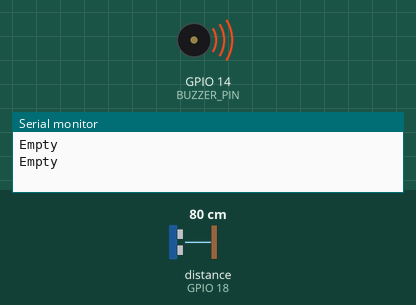
This sketch was run on a simulated ESP32. On the bench: buzzer (waves = sounding, pin HIGH), the last lines printed to the serial monitor. Wiring (inferred from the names in the program): ultrasonic range finder: trigger GPIO 5; echo GPIO 18. The test bench sets the inputs (shaded band); at power-on: distance to the obstacle (sensor on GPIO 18) 80 cm. The echo pulse lasts 58.3 µs per cm; pins used as bus, display or sensor lines are not drawn.

Above: at 5.8 s.
5.9 s: distance to the obstacle (sensor on GPIO 18) set to 22 cm
11.9 s: distance to the obstacle (sensor on GPIO 18) set to 17 cm
At 15.8 s:
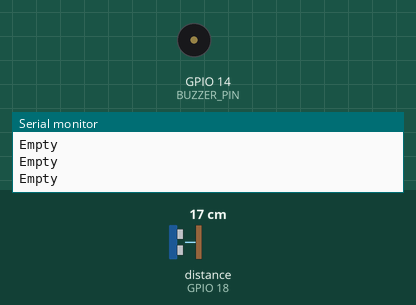
17.9 s: distance to the obstacle (sensor on GPIO 18) set to 35 cm
At 20.9 s:
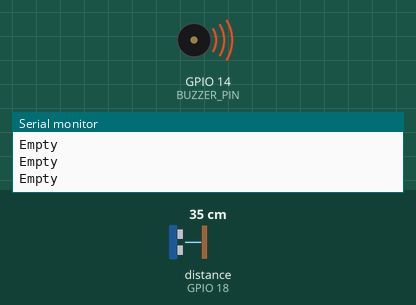
23.9 s: distance to the obstacle (sensor on GPIO 18) set to 9 cm
At 25.9 s:
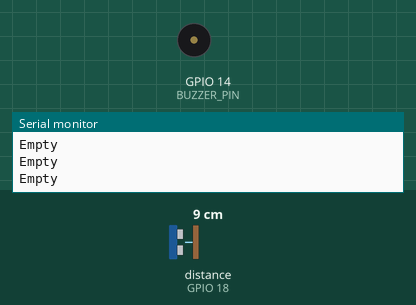
Timing chart, 0 to 27.4 s (numbered marks = the images above; inputs shaded):
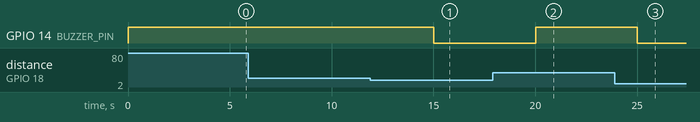

The sketch:

Smart_Tank.ino
```cpp
/*
 * This ESP32 code is created by esp32io.com
 *
 * This ESP32 code is released in the public domain
 *
 * For more detail (instruction and wiring diagram), visit https://esp32io.com/tutorials/esp32-ultrasonic-sensor-piezo-buzzer
 */

#define TRIG_PIN   5 // ESP32 pin GIOP26 connected to Ultrasonic Sensor's TRIG pin
#define ECHO_PIN   18 // ESP32 pin GIOP25 connected to Ultrasonic Sensor's ECHO pin
#define BUZZER_PIN 14 // ESP32 pin GIOP17 connected to Piezo Buzzer's pi
//#define l 2 // ESP32 pin GIOP17 connected to Piezo Buzzer's pin

#define DISTANCE_THRESHOLD 5 // centimeters

// variables will change:
float duration_us, distance_cm;

void setup() {
  Serial.begin (9600);         // initialize serial port
  pinMode(TRIG_PIN, OUTPUT);   // set ESP32 pin to output mode
  pinMode(ECHO_PIN, INPUT);    // set ESP32 pin to input mode
  pinMode(BUZZER_PIN, OUTPUT); // set ESP32 pin to output mode
}

void loop() {
  // generate 10-microsecond pulse to TRIG pin
  digitalWrite(TRIG_PIN, HIGH);
  delayMicroseconds(10);
  digitalWrite(TRIG_PIN, LOW);

  // measure duration of pulse from ECHO pin
  duration_us = pulseIn(ECHO_PIN, HIGH);
  // calculate the distance
  distance_cm = 0.017 * duration_us;

  if (distance_cm < DISTANCE_THRESHOLD){
    digitalWrite(BUZZER_PIN, HIGH);
      Serial.println("Full");
  }
  else if(distance_cm >12 && distance_cm<13  )
  {
          digitalWrite(BUZZER_PIN, LOW);
          Serial.println("Half");
  }  // turn off Piezo Buzzer
  else if(distance_cm>19)
  {
          digitalWrite(BUZZER_PIN, HIGH);
          Serial.println("Empty");
  }
  else {
    digitalWrite(BUZZER_PIN, LOW);
  }

  delay(5000);
}
```

Measured:
- the behaviour switches between 20 and 19 cm on distance to the obstacle (sensor on GPIO 18) (found by bisection; images 0 and 1)
- after the input at 11.9 s, GPIO 14 (BUZZER_PIN): HIGH → LOW after 3.1 s
- after the input at 17.9 s, GPIO 14 (BUZZER_PIN): LOW → HIGH after 2.1 s
- after the input at 23.9 s, GPIO 14 (BUZZER_PIN): HIGH → LOW after 1.1 s
